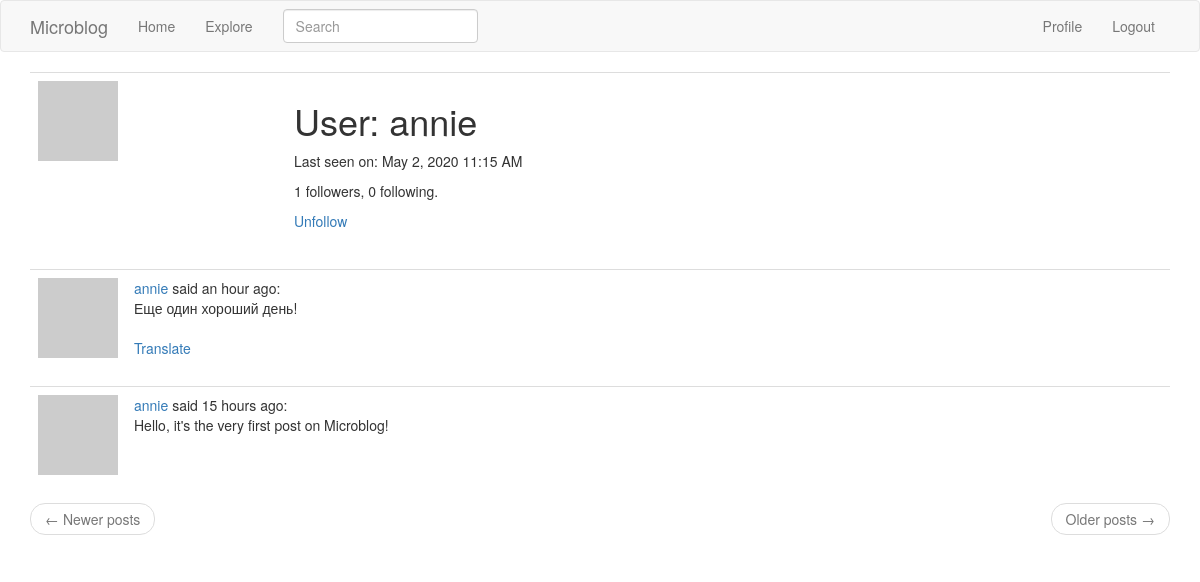
The app's page /user/annie (signed in) with its own data.
### app/models.py (models this page shows, shortened)
class User(UserMixin, db.Model):
    id = db.Column(db.Integer, primary_key=True)
    username = db.Column(db.String(64), index=True, unique=True)
    email = db.Column(db.String(120), index=True, unique=True)
    password_hash = db.Column(db.String(128))
    about_me = db.Column(db.String(140))
    last_seen = db.Column(db.DateTime, default=dt.datetime.utcnow)
    posts = db.relationship("Post", backref="author", lazy="dynamic")
    followed = db.relationship(
        "User",
        secondary=followers,
        primaryjoin=(followers.c.follower_id == id),
        secondaryjoin=(followers.c.followed_id == id),
        backref=db.backref("followers", lazy="dynamic"),
        lazy="dynamic",
    )
    def avatar(self, size):
        digest = md5(self.email.lower().encode("utf-8")).hexdigest()
        return "https://www.gravatar.com/avatar/{}?d=identicon&s={}".format(
            digest, size
        )
    def is_following(self, user: "User"):
        return self.followed.filter(followers.c.followed_id == user.id).count() > 0

class SearchableMixin:
    @classmethod
    def before_commit(cls, session):
        session._changes = {
            "add": list(session.new),
            "update": list(session.dirty),
            "delete": list(session.deleted),
        }
    @classmethod
    def after_commit(cls, session):
        for obj in session._changes["add"]:
            if isinstance(obj, SearchableMixin):
                add_to_index(obj.__tablename__, obj)
        for obj in session._changes["update"]:
            if isinstance(obj, SearchableMixin):
                add_to_index(obj.__tablename__, obj)
        for obj in session._changes["delete"]:
            if isinstance(obj, SearchableMixin):
                remove_from_index(obj.__tablename__, obj)
        session._changes = None

class Post(SearchableMixin, db.Model):
    __searchable__ = ["body"]
    id = db.Column(db.Integer, primary_key=True)
    body = db.Column(db.String(140))
    timestamp = db.Column(db.DateTime, index=True, default=dt.datetime.utcnow)
    user_id = db.Column(db.Integer, db.ForeignKey("user.id"), index=True)
    language = db.Column(db.String(5))

### app/main/routes.py (the view)
@bp.route("/user/<username>")
@login_required
def user(username):
    user = User.query.filter_by(username=username).first_or_404()
    page = request.args.get("page", 1, type=int)
    posts = user.posts.order_by(Post.timestamp.desc()).paginate(
        page, current_app.config["POSTS_PER_PAGE"], False
    )
    next_url = (
        url_for("main.user", username=user.username, page=posts.next_num)
        if posts.has_next
        else None
    )
    prev_url = (
        url_for("main.user", username=user.username, page=posts.prev_num)
        if posts.has_prev
        else None
    )
    return render_template(
        "user.html", user=user, posts=posts.items, next_url=next_url, prev_url=prev_url
    )

### app/main/forms.py
class SearchForm(FlaskForm):
    q = StringField(_l("Search"), validators=[DataRequired()])
    def __init__(self, *args, **kwargs):
        if "formdata" not in kwargs:
            kwargs["formdata"] = request.args
        if "csrf_enabled" not in kwargs:
            kwargs["csrf_enabled"] = False
        super(SearchForm, self).__init__(*args, **kwargs)

### app/main/routes.py (called while the page is built)
@bp.before_app_request
def before_request():
    if current_user.is_authenticated:
        current_user.last_seen = datetime.utcnow()
        db.session.commit()
        g.search_form = SearchForm()
    g.locale = str(get_locale())

### app/models.py (called while the page is built)
@login_manager.user_loader
def load_user(id):
    return User.query.get(int(id))

### app/templates/user.html (shortened to what this page needs)
{% extends "base.html" %}
{% block app_content %}
    <table class="table table-hover">
        <tr>
            <td width="256px"><img src="{{ user.avatar(256) }}"></td>
            <td>
                <h1>User: {{ user.username }}</h1>
                {% if user.last_seen %}
                    <p>Last seen on: {{ moment(user.last_seen).format('LLL') }}</p>
                {% endif %}
                <p>{{ user.followers.count() }} followers, {{ user.followed.count() }} following.</p>
                {% if user == current_user %}
                    <p><a href="{{ url_for('main.edit_profile') }}">Edit your profile</a></p>
                {% elif not current_user.is_following(user) %}
                    <p><a href="{{ url_for('main.follow', username=user.username) }}">Follow</a></p>
                {% else %}
                    <p><a href="{{ url_for('main.unfollow', username=user.username) }}">Unfollow</a></p>
                {% endif %}
            </td>
        </tr>
    </table>
    {% for post in posts %}
        {% include '_post.html' %}
    {% endfor %}
    <nav aria-label="...">
        <ul class="pager">
            <li class="previous{% if not prev_url %} disabled{% endif %}">
                <a href="{{ prev_url or '#' }}">
                    <span aria-hidden="true">&larr;</span> Newer posts
                </a>
            </li>
            <li class="next{% if not next_url %} disabled{% endif %}">
                <a href="{{ next_url or '#' }}">
                    Older posts <span aria-hidden="true">&rarr;</span>
                </a>
            </li>
        </ul>
    </nav>
{% endblock %}

### app/templates/_post.html (shortened to what this page needs)
<table class="table table-hover">
    <tr>
        <td width="70px">
            <a href="{{ url_for('main.user', username=post.author.username) }}">
                <img src="{{ post.author.avatar(70) }}" />
            </a>
        </td>
        <td>
            {{ _('%(username)s said %(when)s', username=user_link, when=moment(post.timestamp).fromNow()) }}:
            <br>
            <span id="post{{ post.id }}">{{ post.body }}</span>
            {% if post.language and post.language != g.locale %}
                <br><br>
                <span id="translation{{ post.id }}">
                    <a href="javascript:translate(
                        '#post{{ post.id }}',
                        '#translation{{ post.id }}',
                        '{{ post.language }}',
                        '{{ g.locale }}');"
                    >{{ _('Translate') }}</a>
                </span>
            {% endif %}
        </td>
    </tr>
</table>

### records on screen
User: username "annie", last_seen "May 2, 2020 11:15 AM"
Post: body "Еще один хороший день!"
Post: body "Hello, it's the very first post on Microblog!"

### other values on screen
{{ user.followers.count() }} "1"
{{ user.followed.count() }} "0"
